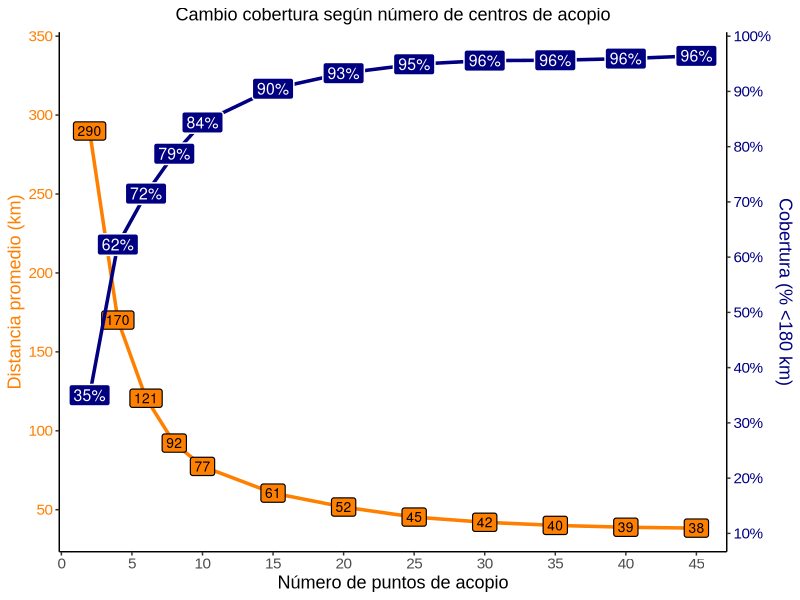

The R script that drew this image: (Note: this script raises an error after producing the figure.)
library(ggplot2)
library(scales)
library(dplyr)
library(readr)

rm(list=ls())

# Datos
datosfi1 <- read_csv("data/data_cap_029/datosfi1.csv")

#Gráfico
cambio_cob <- ggplot(datosfi1, aes(x = CDS)) +
 geom_line(aes(y = distancia), color = "#FF7F00", linewidth = 1.2) +
  geom_point(aes(y = distancia), color = "#FF7F00", size = 2.5) +
  geom_label(aes(y = distancia, label = round(distancia, 0)), 
             fill = "#FF7F00", color = "black", label.size = 0.4, size = 3.5) +
 geom_line(aes(y = cobertura * 3.5), color = "#000080", linewidth = 1.2) +
  geom_point(aes(y = cobertura * 3.5), color = "#000080", size = 2.5) +
  geom_label(aes(y = cobertura * 3.5, label = paste0(round(cobertura, 0), "%")), 
             fill = "#000080", color = "white", label.size = 0.5, size = 4) +
  scale_x_continuous(breaks = seq(0, 50, 5)) +
  scale_y_continuous(
    name = "Distancia promedio (km)",
    breaks = seq(0, 350, 50),
    sec.axis = sec_axis(~./3.5, name = "Cobertura (% <180 km)", labels = function(x) paste0(x, "%"),
                        breaks = seq(0, 100, 10))
  ) +
  labs(
    x = "Número de puntos de acopio",
    title = "Cambio cobertura según número de centros de acopio"
  ) +
  theme_classic(base_family = "Arial") +
  theme(
    axis.title.y.left = element_text(color = "#FF7F00", size = 13),
    axis.text.y.left = element_text(color = "#FF7F00",size = 11),
    axis.title.y.right = element_text(color = "#000080", size = 13),
    axis.text.y.right = element_text(color = "#000080",size = 11),
    axis.text.x = element_text(size = 11),
    axis.title.x = element_text(size = 13),
    plot.title = element_text(hjust = 0.5, size = 13)
  )


cambio_cob

#Guardar gráfica
ggsave("outputs/grafic_cap_029/f1_cambio_cob.jpg",
       plot = cambio_cob, 
       width = 7, 
       height = 5, 
       dpi = 300)

